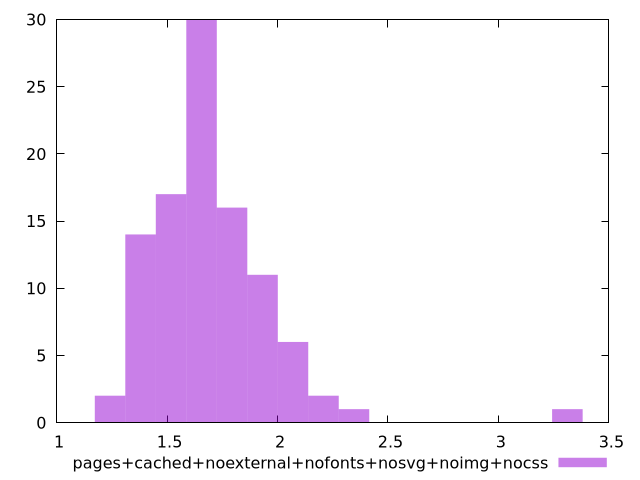

Write gnuplot code to recreate this figure.
$_pagesCachedNoexternalNofontsNosvgNoimgNocss <<EOF
1.93203846979075 11
1.5180302262641607 17
1.656032974106357 30
1.3800274784219644 14
2.208043965475143 2
1.7940357219485537 16
2.0700412176329466 6
1.2420247305797678 2
2.3460467133173393 1
3.312065948212714 1
EOF
set key outside below
set terminal pngcairo
set output "report_00005_2020-11-02T22-26-11.212Z/server-response-time/pages+cached+noexternal+nofonts+nosvg+noimg+nocss//raw_hist.png"
set yrange [0:30]
set boxwidth 0.13800274784219643
set style fill transparent solid 0.5 noborder
plot $_pagesCachedNoexternalNofontsNosvgNoimgNocss title "pages+cached+noexternal+nofonts+nosvg+noimg+nocss" with boxes ,
